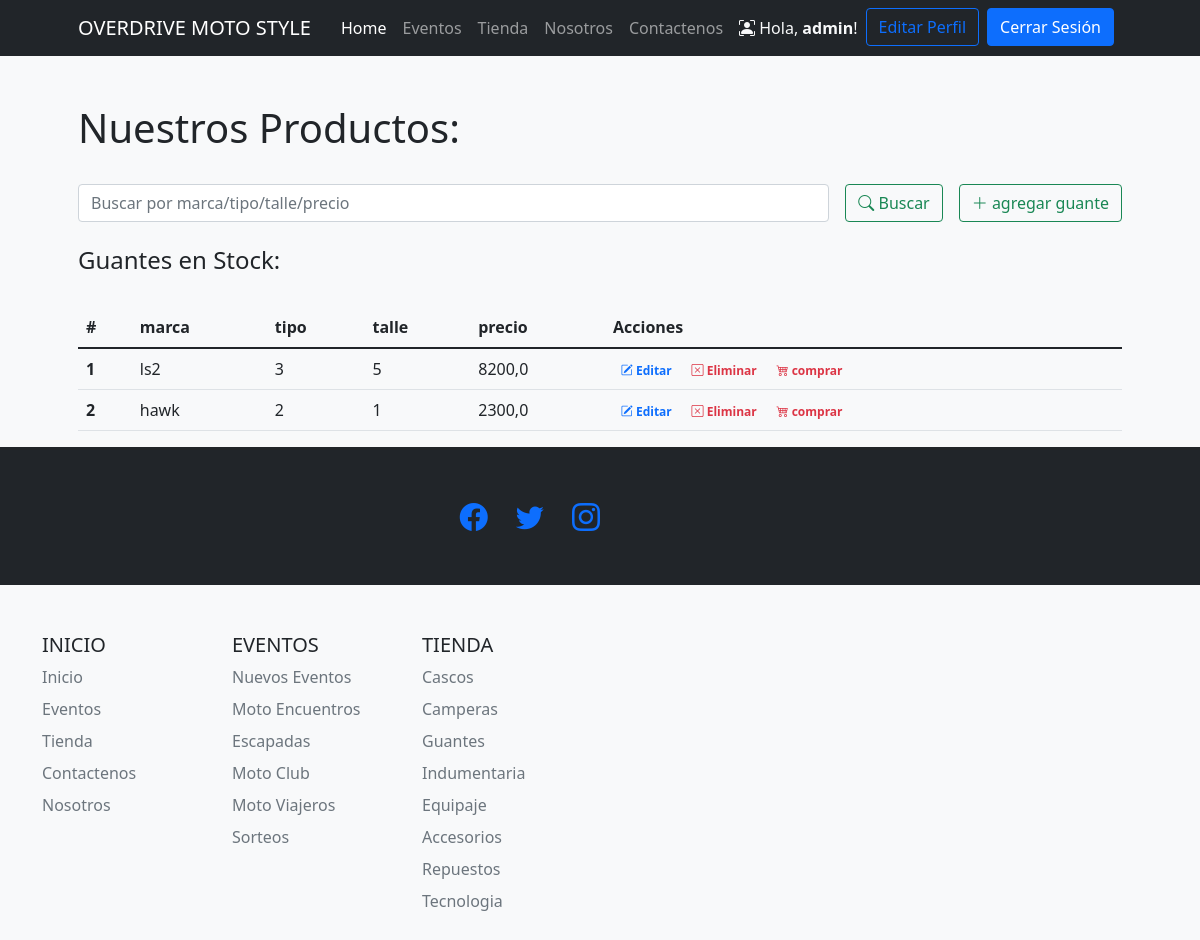
/tiendaapp/guantes/ (signed in), run on an earlier commit of the app's database.
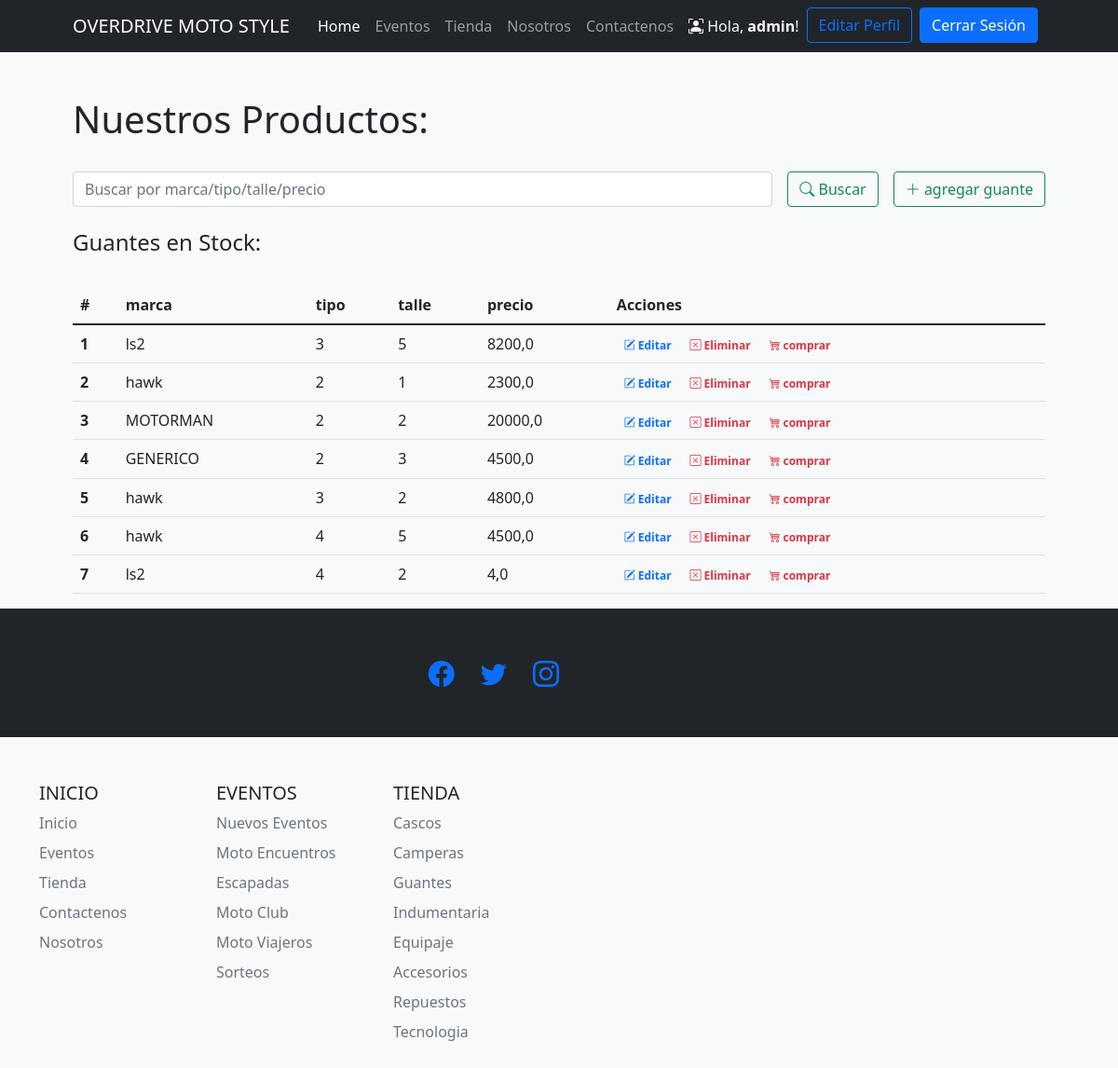
And on a later commit of the database.
### tiendaapp/models.py (models this page shows)
class guante(models.Model):
    marca = models.CharField("Marca", max_length=30)
    tipo = models.CharField("Tipo", max_length=30)
    talle = models.CharField("Tipo", max_length=6)
    precio = models.FloatField ("Precio $")

### tiendaapp/views.py (the view, shortened to what this page needs)
# urls.py: path('guantes/', guantes, name = 'guantes'),
@login_required
def guantes (request):
    guantes = guante.objects.all()
    return render(request, 'tiendaapp/guantes.html', {"guantes":guantes, "search":False})

### tiendaapp/templates/tiendaapp/guantes.html (shortened to what this page needs)
{% extends 'tiendaapp/base.html' %}
{% load static %}
{% block contenidoPagina %}
<section class="bg-light py-5">
    <div class="container px-5">
        <h1>Nuestros Productos:</h1>
        <br>
        <div class="row gx-5 justify-content-center">
            <div class="col-lg-12">
                <form class="d-flex my-2 my-lg-0" action="" method="post">
                    <input class="flex-grow-0 form-control mr-sm-2" type="search" name="search" placeholder="Buscar por marca/tipo/talle/precio" aria-label="Search">
                    <button class="btn btn-outline-success text-nowrap ms-3 my-2 my-sm-0" type="submit"> <i class="bi bi-search"></i> Buscar</button>
                    {% if user.is_staff %}
                        <a class="btn btn-outline-success text-nowrap ms-3 my-2 my-sm-0" href="{% url 'crear_guante'%}"> <i class="bi bi-plus-lg"></i> agregar guante</a>
                    {% endif %}
                </form>
            </div>
        </div>
        <br>
        <h4>Guantes
            {% if search %}
                para "{{busqueda}}":
            {% else %}
            en Stock:
            {% endif %}
        </h4>
        <br>
        <div class="row gx-5 justify-content-center">
            <div class="col-lg-20 table-responsive">
                <table class="table table-theme">
                    <thead>
                        <tr>
                            <th scope="col">#</th>
                            <th scope="col">marca</th>
                            <th scope="col">tipo</th>
                            <th scope="col">talle</th>
                            <th scope="col">precio</th>
                            {% if user.is_staff %}
                                <th scope="col">Acciones</th>
                            {% endif %}
                        </tr>
                    </thead>
                    <tbody>
                        {% for guante in guantes %}
                            <tr>
                                <th scope="row">{{forloop.counter}}</th>
                                <td>{{guante.marca}}</td>
                                <td>{{guante.tipo}}</td>
                                <td>{{guante.talle}}</td>
                                <td>{{guante.precio}}</td>
                                <td>
                                    {% if user.is_staff %}
                                        <a href="{% url 'editar_guante' guante.id %}" class="text-primary badge badge-primary text-decoration-none"> <i class="bi bi-pencil-square"></i> Editar</a>
                                        <a href="{% url 'eliminar_guante' guante.id %}" class="text-danger badge badge-danger text-decoration-none"> <i class="bi bi-x-square"></i> Eliminar</a>
                                    {% endif %}
                                    <a href="{% url 'ver_producto' %}" class="text-danger badge badge-danger text-decoration-none"> <i class="bi bi-cart4"></i> comprar</a>
                                </td>
                            </tr>
                        {% endfor %}
                    </tbody>
                </table>
            </div>
        </div>
    </div>
{% endblock %}

### tiendaapp/templates/tiendaapp/base.html (shortened to what this page needs)
{% load static %}
<!DOCTYPE html>
<html lang="es-la">
    <head>
        <link rel="stylesheet" href="https://cdn.jsdelivr.net/npm/bootstrap-icons@1.8.3/font/bootstrap-icons.css">
        <link href="{% static 'css/styles.css'%}" rel="stylesheet" />
    </head>
    <body>
        <nav class="navbar navbar-expand-lg navbar-dark bg-dark">
            <div class="container px-5">
                <a class="navbar-brand" href="{% url 'index' %}">OVERDRIVE MOTO STYLE</a>
               <div class="collapse navbar-collapse" id="navbarSupportedContent">
                    <ul class="navbar-nav ms-auto mb-2 mb-lg-0">
                        <li class="nav-item"><a class="nav-link active" aria-current="page" href="{% url 'index' %}">Home</a></li>
                        <li class="nav-item"><a class="nav-link" href="{% url 'Eventos' %}">Eventos</a></li>
                        <li class="nav-item"><a class="nav-link" href="{% url 'tienda' %}">Tienda</a></li>
                        <li class="nav-item"><a class="nav-link" href="{% url 'nosotros' %}">Nosotros</a></li>
                        <li class="nav-item"><a class="nav-link" href="{% url 'contacto' %}">Contactenos</a></li>
                        {% if user.is_authenticated %}
                            <li class="nav-item"><p class="text-light my-2 mx-2">
                                {% if user.avatar.imagen %}
                                    <img src="{{ user.avatar.imagen.url }}" style="width: 40px; height: 40px;" alt="">
                                {% else %}
                                    <i class="bi bi-person-bounding-box"></i>
                                {% endif %}
                                Hola, <b>{{user.username}}</b>!</p></li>
                            <li class="nav-item"><a class="btn btn-outline-primary" href="{% url 'editar_perfil' %}">Editar Perfil</a></li>
                            <li class="nav-item"><a class="btn btn-primary mx-2" href="{% url 'logout' %}">Cerrar Sesión</a></li>
                        {% else %}
                            <li class="nav-item"><a class="btn btn-primary mx-2" href="{% url 'login' %}">Iniciar Sesión</a></li>
                            <li class="nav-item"><a class="btn btn-outline-primary" href="{% url 'register' %}">Registrarse</a></li>
                        {% endif %}
                    </ul>
                </div>
            </div>
        </nav>
        {% block contenidoPagina %}
        {% endblock %}
        <footer class="py-5 bg-dark">
            <div class="container px-4 px-lg-5">
                <div class="col-lg-6 h-100 text-center text-lg-end my-auto">
                    <ul class="list-inline mb-0">
                        <li class="list-inline-item me-4">
                            <a href="{% url 'en_construccion'%}" ><i class="bi-facebook fs-3"></i></a>
                        </li>
                        <li class="list-inline-item me-4">
                            <a href="{% url 'en_construccion'%}" ><i class="bi-twitter fs-3"></i></a>
                        </li>
                        <li class="list-inline-item">
                            <a href="{% url 'en_construccion'%}" ><i class="bi-instagram fs-3"></i></a>
                        </li>
                    </ul>
                </div>
        </footer>
    </body>
</html>
</html>
    </body>
        <div class="container">
            <footer class="py-5">
            <div class="row">
                <div class="col-6 col-md-2 mb-3">
                <h5>INICIO</h5>
                <ul class="nav flex-column">
                    <li class="nav-item mb-2"><a href="{% url 'index' %}" class="nav-link p-0 text-muted">Inicio</a></li>
                    <li class="nav-item mb-2"><a href="{% url 'Eventos' %}" class="nav-link p-0 text-muted">Eventos</a></li>
                    <li class="nav-item mb-2"><a href="{% url 'tienda' %}" class="nav-link p-0 text-muted">Tienda</a></li>
                    <li class="nav-item mb-2"><a href="{% url 'contacto' %}" class="nav-link p-0 text-muted">Contactenos</a></li>
                    <li class="nav-item mb-2"><a href="{% url 'nosotros' %}" class="nav-link p-0 text-muted">Nosotros</a></li>
                </ul>
                </div>
                <div class="col-6 col-md-2 mb-3">
                <h5>EVENTOS</h5>
                <ul class="nav flex-column">
                   {% if user.is_staff %}
                    <li class="nav-item mb-2"><a href="{% url 'crear_Evento' %}"  class="nav-link p-0 text-muted">Nuevos Eventos</a></li>
                   {% endif %}
                    <li class="nav-item mb-2"><a href="{% url 'Eventos' %}" class="nav-link p-0 text-muted">Moto Encuentros</a></li>
                    <li class="nav-item mb-2"><a href="{% url 'en_construccion'%}" class="nav-link p-0 text-muted">Escapadas</a></li>
                    <li class="nav-item mb-2"><a href="{% url 'en_construccion'%}" class="nav-link p-0 text-muted">Moto Club</a></li>
                    <li class="nav-item mb-2"><a href="{% url 'en_construccion'%}" class="nav-link p-0 text-muted">Moto Viajeros</a></li>
                    <li class="nav-item mb-2"><a href="{% url 'en_construccion'%}" class="nav-link p-0 text-muted">Sorteos</a></li>
                </ul>
                </div>
                <div class="col-6 col-md-2 mb-3">
                <h5>TIENDA</h5>
                <ul class="nav flex-column">
                    <li class="nav-item mb-2"><a href="{% url 'cascos' %}"  class="nav-link p-0 text-muted">Cascos</a></li>
                    <li class="nav-item mb-2"><a href="{% url 'camperas' %}"  class="nav-link p-0 text-muted">Camperas</a></li>
                    <li class="nav-item mb-2"><a href="{% url 'guantes' %}"  class="nav-link p-0 text-muted">Guantes</a></li>
                    <li class="nav-item mb-2"><a href="{% url 'indumentaria' %}"  class="nav-link p-0 text-muted">Indumentaria</a></li>
                    <li class="nav-item mb-2"><a href="{% url 'equipaje' %}"  class="nav-link p-0 text-muted">Equipaje</a></li>
                    <li class="nav-item mb-2"><a href="{% url 'accesorios' %}"  class="nav-link p-0 text-muted">Accesorios</a></li>
                    <li class="nav-item mb-2"><a href="{% url 'repuestos' %}"  class="nav-link p-0 text-muted">Repuestos</a></li>
                    <li class="nav-item mb-2"><a href="{% url 'tecnologia' %}"  class="nav-link p-0 text-muted">Tecnologia</a></li>
                </ul>
                </div>
        </div>
    </body>
</html>

What changed in the data, as far as the page shows it:
added guante: marca "MOTORMAN", tipo "2", talle "2", precio "20000,0"
added guante: marca "GENERICO", tipo "2", talle "3", precio "4500,0"
added guante: marca "hawk", tipo "3", talle "2", precio "4800,0"
added guante: marca "hawk", tipo "4", talle "5", precio "4500,0"
added guante: marca "ls2", tipo "4", talle "2", precio "4,0"
